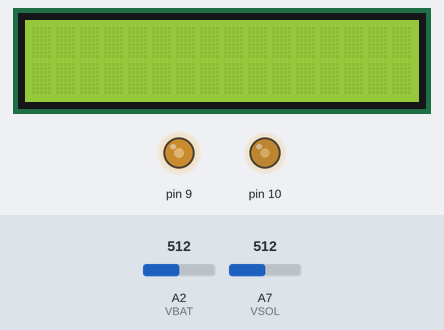
The program below on a simulated Arduino Nano, built with avr-gcc and run on an emulated ATmega328P. Shown: 16×2 character LCD, output pins drawn as LEDs (lit = HIGH). Inputs (shaded band) come from the test bench; at power-on: A7 (VSOL) = 512, A2 (VBAT) = 512. What the program prints to the serial monitor is not drawn.

Above: at 1.2 s.
1.3 s: A7 (VSOL) set to 289
At 2.9 s:
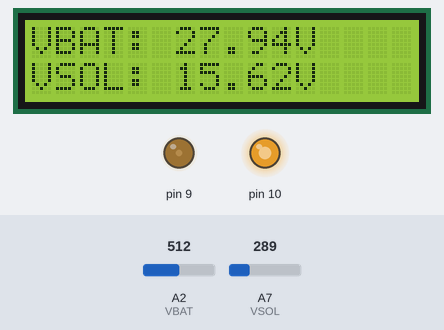
4.3 s: A7 (VSOL) set to 262
At 4.8 s:
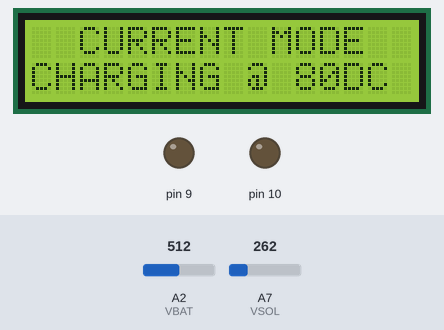
7.3 s: A7 (VSOL) set to 306
At 9.3 s:
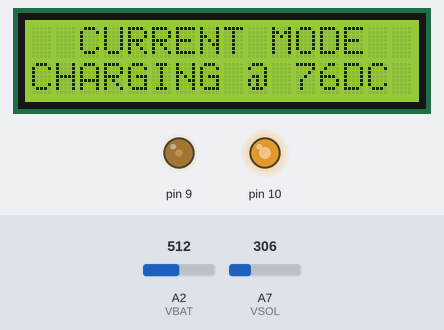
10.3 s: A7 (VSOL) set to 122
At 12.4 s:
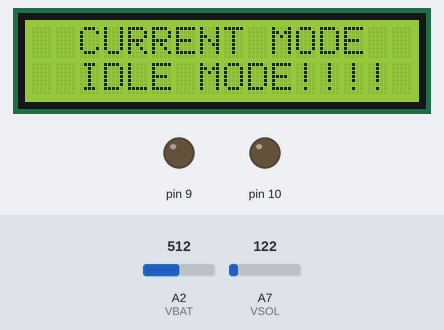
13.3 s: A2 (VBAT) set to 196
At 14.7 s:
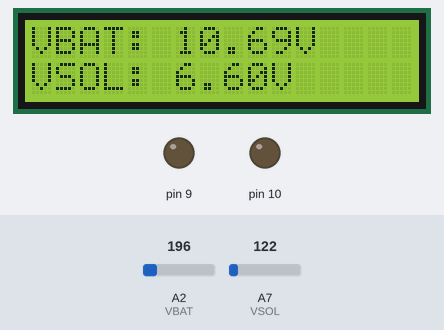
16.3 s: A2 (VBAT) set to 170
At 18.9 s:
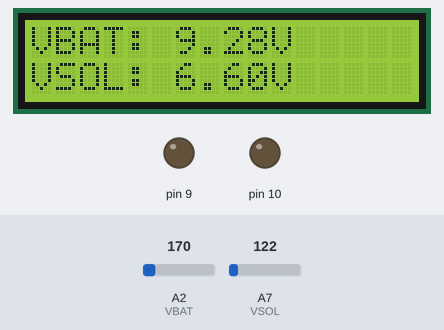
Timing chart, 0 to 20.3 s (numbered marks = the images above; inputs shaded):
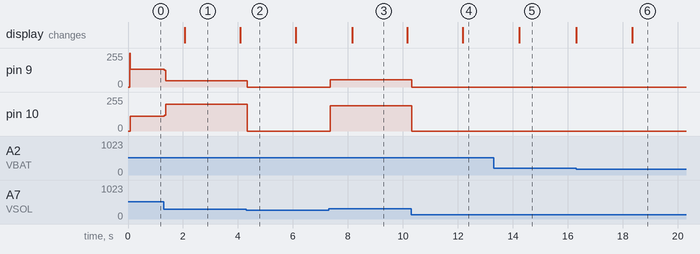

Measured:
- the behaviour switches between 278 and 277 on A7 (VSOL) (found by bisection; images 1 and 2)
- after the input at 1.3 s, pin 9: 135/255 → 46/255 at once; pin 10: 110/255 → 199/255 at once
- after the input at 4.3 s, pin 9: 46/255 → 0/255 at once; pin 10: 199/255 → 0/255 at once
- after the input at 7.3 s, pin 9: 0/255 → 56/255 after 0.06 s; pin 10: 0/255 → 189/255 after 0.06 s; the display: changes after 0.85 s (image 3)
- after the input at 10.3 s, pin 9: 56/255 → 0/255 at once; pin 10: 189/255 → 0/255 at once; the display: changes after 1.9 s (image 4)
- after the input at 16.3 s, the display: first differs from a run without the input after 2.0 s (image 6)
- what the display in image 1 shows lasts 2.0 s, from 2.1 s to 4.1 s

The program:

main.cpp
```cpp
#include <Arduino.h>
#include <LiquidCrystal_I2C.h>
#define MAX_DUTY 100
#define DT 2
#define VBAT A2
#define VSOL A7
#define ERR_VALUE 0.945  // 1.022857

LiquidCrystal_I2C lcd(0x27, 16, 2);
#define R_RATIO 11  //(R1+R2)/R2
#define MIN_VSOL 15.0
#define MAX_VBAT 12.6

float vbat = 0;
float vsol = 0;
int active = 0;
void set_duty_cycle(int dutyCycle);
void read_voltage(void);
void lcd_print(void);
void shutdown_PWM(void);
void configure_PWM(void);

void setup() {
  Serial.begin(9600);
  Serial.println("PWM TEST.");

  DDRB |= _BV(DDB1) | _BV(DDB2);             // pwm pins configured as output pins.
  PORTB &= ~(_BV(PORTB1)) & ~(_BV(PORTB2));  // pwm pins deactivated.

  lcd.init();
  lcd.backlight();

  configure_PWM();
}

void loop() {
  // Solar voltage is above minimum voltage required to charge the battery.
  // Duty cycle = vout/vin * 100
  static int previous_mode = 0;
  lcd_print();
  read_voltage();
  if (vsol < MIN_VSOL) {
    active = 0;
    previous_mode = active;
    shutdown_PWM();
    Serial.println("Solar voltage is below minimum voltage required to charge the battery.");
    PORTB &= ~(_BV(PORTB1)) & ~(_BV(PORTB2));  // pwm pins deactivated.
  } else {
    active = 1;
    if(active && previous_mode == 0)
    {
      //active was = 0 previously.
      configure_PWM();
      previous_mode = active;
    }
    set_duty_cycle((int)(MAX_VBAT / vsol * MAX_DUTY));
    Serial.print("Duty Cycle: ");
    Serial.println((int)(MAX_VBAT / vsol * MAX_DUTY));
  }
}
void set_duty_cycle(int dutyCycle) {
  if (dutyCycle <= ((MAX_DUTY / 2) - DT)) {
    // Serial.println("If condition true.");
    OCR1B = dutyCycle - DT;
    OCR1A = dutyCycle + DT;
  } else {
    // Serial.println("Else statement executed.");
    OCR1B = dutyCycle - DT;
    // OCR1B = MAX_DUTY - (dutyCycle + DT);
    OCR1A = dutyCycle + DT;
  }
}

void read_voltage(void) {
  // read voltage.
  float iteration = 50.0;
  vbat = 0;
  vsol = 0;
  for (int i = 0; i < iteration; i++) {
    vbat += analogRead(VBAT);
    vsol += analogRead(VSOL);
  }
  vbat = vbat / iteration;
  vsol = vsol / iteration;
  vbat = (vbat * 5.37) / 1023.0;  // the peak voltage on the arduino nano is not 5.0, its 5.37 instead.
  vsol = (vsol * 5.32) / 1023.0;
  vbat = vbat * R_RATIO * ERR_VALUE;  // the error value is used to compensate for the tolerance of the resistors used.
  vsol = vsol * R_RATIO * ERR_VALUE;

  Serial.print("VBAT: ");
  Serial.print(vbat);
  Serial.println("V");
  Serial.print("VSOL: ");
  Serial.print(vsol);
  Serial.println("V");
}

void configure_PWM(void) {
  TCCR1A |= _BV(COM1A1) | _BV(COM1A0) | _BV(COM1B1);
  TCCR1A &= ~(_BV(WGM11)) & ~(_BV(WGM10)) & ~(_BV(COM1B0));
  TCCR1B |= _BV(WGM13) | _BV(CS10);
  TCCR1B &= ~(_BV(WGM12)) & ~(_BV(CS12)) & ~(_BV(CS11));
  ICR1 = MAX_DUTY;
}

void shutdown_PWM(void)
{
  TCCR1A = 0;
}
void lcd_print(void) {
  static int page = 0;
  static unsigned long lastUpdate = 0;
  if (millis() - lastUpdate > 2000) {
    lastUpdate = millis();
    switch (page) {
      case 0:
        lcd.clear();
        lcd.setCursor(0, 0);
        lcd.print("VBAT: ");
        lcd.print(vbat);
        lcd.print("V");
        lcd.setCursor(0, 1);
        lcd.print("VSOL: ");
        lcd.print(vsol);
        lcd.print("V");
        break;
      case 1:
        lcd.clear();
        lcd.setCursor(0, 0);
        lcd.print("  CURRENT MODE  ");
        if (active) {
          lcd.setCursor(0, 1);
          lcd.print("CHARGING @ " + String((int)(MAX_VBAT / vsol * MAX_DUTY)) + "DC");
        } else {
          lcd.setCursor(0, 1);
          lcd.print("  IDLE MODE!!!!");
        }
        break;
      default:
        break;
    }
    page++;
    if (page == 2) {
      page = 0;
    }
  }
}
```
